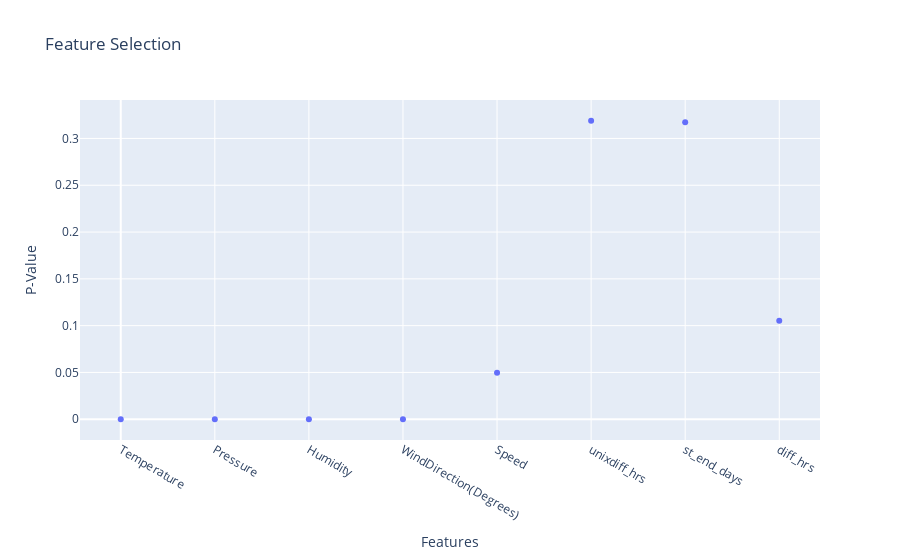

Notebook cell for this chart:
### Code cell
# calculate the f_values and p_values for all the features
from sklearn.feature_selection import f_regression

f_values, p_values = f_regression(Xtrain, ytrain)
import plotly.graph_objects as go

fig = go.Figure()
fig.add_trace(go.Scatter(x=list(range(Xtrain.shape[1])), y=p_values, mode="markers"))
fig.update_layout( title="Feature Selection", yaxis_title="P-Value", 
    xaxis=dict(title="Features", tickmode="array",tickvals=list(range(Xtrain.shape[1])),
        ticktext=[col for col in Xtrain.columns],),)
fig.show()

### Figure 1 — Plotly figure (JSON) as saved in the notebook; plotly's stock layout.template omitted (floating-point values rounded to 4 significant figures)
{"data": [{"mode": "markers", "type": "scatter", "x": [0, 1, 2, 3, 4, 5, 6, 7], "y": [0, 2.378e-30, 9.184e-59, 0, 0.04978, 0.3189, 0.3173, 0.1051]}], "layout": {"title": {"text": "Feature Selection"}, "xaxis": {"tickmode": "array", "ticktext": ["Temperature", "Pressure", "Humidity", "WindDirection(Degrees)", "Speed", "unixdiff_hrs", "st_end_days", "diff_hrs"], "tickvals": [0, 1, 2, 3, 4, 5, 6, 7], "title": {"text": "Features"}}, "yaxis": {"title": {"text": "P-Value"}}}}
